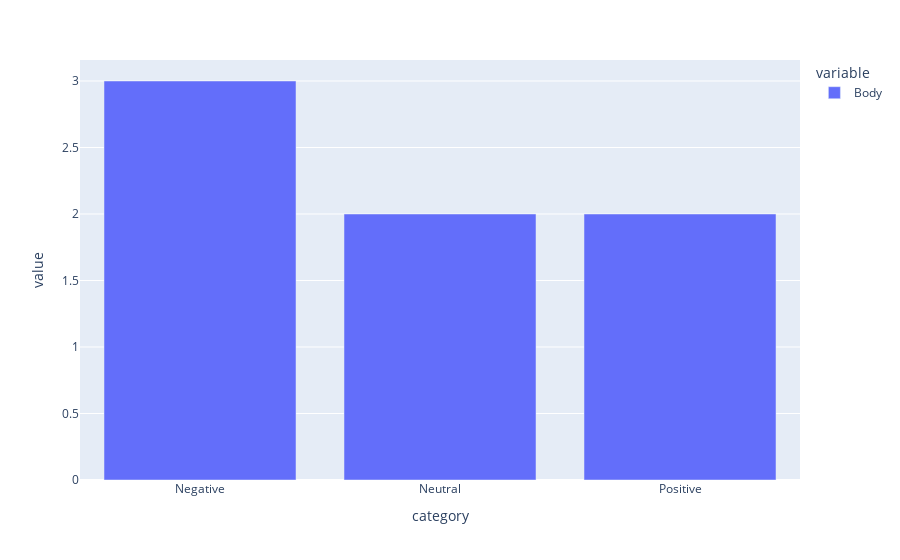

Notebook code for this chart:
### Markdown cell above
# Wihardja

### Code cell
Wihardja=pd.read_csv('./data/clean_consolidated_wihardja (forum).csv')

# # drop  rows

Wihardja=Wihardja.drop(['Unnamed: 0','Author','Reply to','Message Replying to','Permalink',
              'Score','TimeStamp','Year','Source'],axis=1)

sent=[]

for index,row in Wihardja.iterrows():
    r=predict_class([str(row['Body'])])
    sent.append(r)

Wihardja['category']=sent

# The distribution of sentiments
Wihardja.groupby('category').count().plot(kind='bar')

### Figure 1 — Plotly figure (JSON) as saved in the notebook; plotly's stock layout.template omitted (floating-point values rounded to 4 significant figures)
{"data": [{"alignmentgroup": "True", "hovertemplate": "variable=Body<br>category=%{x}<br>value=%{y}<extra></extra>", "legendgroup": "Body", "marker": {"color": "#636efa"}, "name": "Body", "offsetgroup": "Body", "orientation": "v", "showlegend": true, "textposition": "auto", "type": "bar", "x": ["Negative", "Neutral", "Positive"], "xaxis": "x", "y": [3, 2, 2], "yaxis": "y"}], "layout": {"barmode": "relative", "legend": {"title": {"text": "variable"}, "tracegroupgap": 0}, "margin": {"t": 60}, "xaxis": {"anchor": "y", "domain": [0, 1], "title": {"text": "category"}}, "yaxis": {"anchor": "x", "domain": [0, 1], "title": {"text": "value"}}}}
